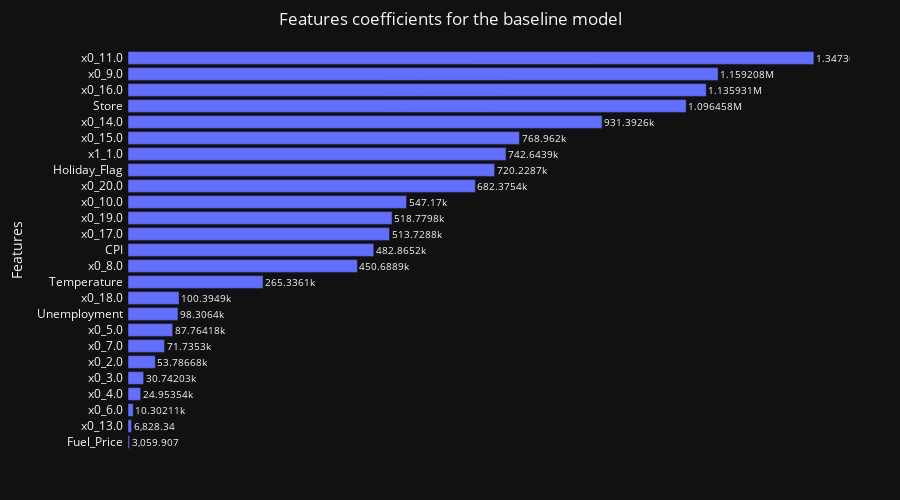

Notebook cell for this chart:
### Code cell
# display feature coefficients for the baseline model
fig = px.bar(coefs.sort_values(by=['Coefficients'], ascending=True), y= 'features', x = "Coefficients",
                   title = 'Features coefficients for the baseline model',
                   text_auto=True,
                   height= 500
                  )
fig.update_traces(textposition = 'outside', textfont_size = 15)                 
fig.update_layout(title_x = 0.5,
                  margin=dict(l=50,r=50,b=50,t=50,pad=4),
                  yaxis_title = 'Features',
                  xaxis = {'visible': False}, 
                  template = 'plotly_dark'
                  )                  
fig.show()

### Figure 1 — Plotly figure (JSON) as saved in the notebook; plotly's stock layout.template omitted (floating-point values rounded to 4 significant figures)
{"data": [{"alignmentgroup": "True", "hovertemplate": "Coefficients=%{x}<br>features=%{y}<extra></extra>", "legendgroup": "", "marker": {"color": "#636efa", "pattern": {"shape": ""}}, "name": "", "offsetgroup": "", "orientation": "h", "showlegend": false, "textfont": {"size": 15}, "textposition": "outside", "texttemplate": "%{x}", "type": "bar", "x": [3060.0, 6828.0, 10300.0, 24950.0, 30740.0, 53790.0, 71740.0, 87760.0, 98310.0, 100400.0, 265300.0, 450700.0, 482900.0, 513700.0, 518800.0, 547200.0, 682400.0, 720200.0, 742600.0, 769000.0, 931400.0, 1096000.0, 1136000.0, 1159000.0, 1347000.0], "xaxis": "x", "y": ["Fuel_Price", "x0_13.0", "x0_6.0", "x0_4.0", "x0_3.0", "x0_2.0", "x0_7.0", "x0_5.0", "Unemployment", "x0_18.0", "Temperature", "x0_8.0", "CPI", "x0_17.0", "x0_19.0", "x0_10.0", "x0_20.0", "Holiday_Flag", "x1_1.0", "x0_15.0", "x0_14.0", "Store", "x0_16.0", "x0_9.0", "x0_11.0"], "yaxis": "y"}], "layout": {"barmode": "relative", "height": 500, "legend": {"tracegroupgap": 0}, "margin": {"b": 50, "l": 50, "pad": 4, "r": 50, "t": 50}, "title": {"text": "Features coefficients for the baseline model", "x": 0.5}, "xaxis": {"anchor": "y", "domain": [0, 1], "title": {"text": "Coefficients"}, "visible": false}, "yaxis": {"anchor": "x", "domain": [0, 1], "title": {"text": "Features"}}}}
